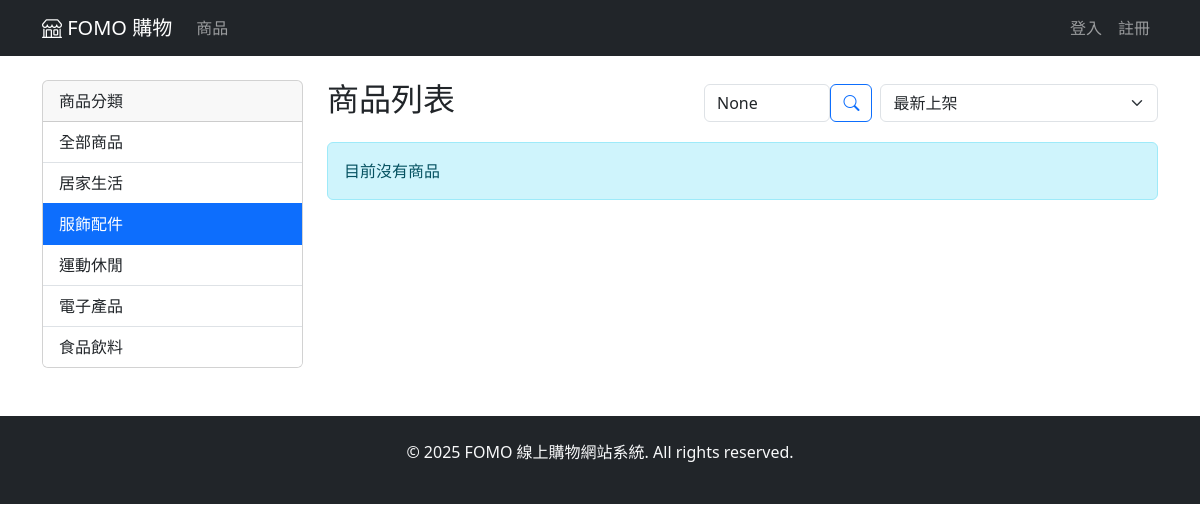
The app's page /customer/products/?category=2 with its own data.
### database/models.py (models this page shows, shortened)
class Category(models.Model):
    name = models.CharField(max_length=100, verbose_name="分類名稱")
    description = models.TextField(blank=True, verbose_name="分類描述")
    parent = models.ForeignKey('self', null=True, blank=True, on_delete=models.CASCADE, related_name='children', verbose_name="父分類")
    created_at = models.DateTimeField(auto_now_add=True, verbose_name="建立時間")
    updated_at = models.DateTimeField(auto_now=True, verbose_name="更新時間")
    class Meta:
        verbose_name = "商品分類"
        verbose_name_plural = "商品分類"
        ordering = ['name']

### customer/views.py (the view)
# urls.py: path('products/', views.product_list, name='product_list'),
def product_list(request):
    products = Product.objects.filter(status='active')
    category_id = request.GET.get('category')
    search_query = request.GET.get('search')
    sort_by = request.GET.get('sort', 'newest')
    if category_id:
        products = products.filter(category_id=category_id)
    if search_query:
        products = products.filter(
            Q(name__icontains=search_query) |
            Q(description__icontains=search_query)
        )
    if sort_by == 'price_low':
        products = products.order_by('price')
    elif sort_by == 'price_high':
        products = products.order_by('-price')
    elif sort_by == 'rating':
        products = products.annotate(avg_rating=Avg('reviews__rating')).order_by('-avg_rating')
    else:
        products = products.order_by('-created_at')
    paginator = Paginator(products, 12)
    page_number = request.GET.get('page')
    page_obj = paginator.get_page(page_number)
    categories = Category.objects.all()
    context = {
        'products': page_obj,
        'categories': categories,
        'current_category': category_id,
        'search_query': search_query,
        'sort_by': sort_by,
    }
    return render(request, 'customer/product_list.html', context)

### customer/templates/customer/product_list.html (shortened to what this page needs)
{% extends 'base_fomo.html' %}
{% block content %}
<div class="row">
    <div class="col-md-3">
        <div class="card">
            <div class="card-header">商品分類</div>
            <div class="list-group list-group-flush">
                <a href="{% url 'customer:product_list' %}" class="list-group-item list-group-item-action {% if not current_category %}active{% endif %}">
                    全部商品
                </a>
                {% for category in categories %}
                <a href="{% url 'customer:product_list' %}?category={{ category.id }}"
                   class="list-group-item list-group-item-action {% if current_category == category.id|stringformat:"s" %}active{% endif %}">
                    {{ category.name }}
                </a>
                {% endfor %}
            </div>
        </div>
    </div>
    <div class="col-md-9">
        <div class="d-flex justify-content-between align-items-center mb-3">
            <h2>商品列表</h2>
            <div class="d-flex gap-2">
                <form method="get" class="d-flex">
                    <input type="text" name="search" class="form-control" placeholder="搜尋商品..." value="{{ search_query }}">
                    <button type="submit" class="btn btn-outline-primary"><i class="bi bi-search"></i></button>
                </form>
                <select class="form-select" onchange="window.location.href='?sort='+this.value">
                    <option value="newest" {% if sort_by == 'newest' %}selected{% endif %}>最新上架</option>
                </select>
            </div>
        </div>
        <div class="row">
            {% for product in products %}
            <div class="col-md-4 mb-4">
                <div class="card h-100">
                    {% if product.image %}
                    <img src="{{ product.image.url }}" class="card-img-top" alt="{{ product.name }}" style="height: 200px; object-fit: cover;">
                    {% else %}
                    <div class="card-img-top bg-secondary d-flex align-items-center justify-content-center" style="height: 200px;">
                        <i class="bi bi-image text-white" style="font-size: 3rem;"></i>
                    </div>
                    {% endif %}
                    <div class="card-body d-flex flex-column">
                        <h5 class="card-title">{{ product.name }}</h5>
                        <p class="card-text text-muted">{{ product.description|truncatewords:20 }}</p>
                        <div class="mt-auto">
                            <div class="d-flex justify-content-between align-items-center mb-2">
                                <span class="h5 text-primary mb-0">NT$ {{ product.price }}</span>
                                {% if product.average_rating > 0 %}
                                <span class="text-warning">
                                    <i class="bi bi-star-fill"></i> {{ product.average_rating|floatformat:1 }}
                                </span>
                                {% endif %}
                            </div>
                            <div class="d-flex gap-2">
                                <a href="{% url 'customer:product_detail' product.pk %}" class="btn btn-primary flex-fill">查看詳情</a>
                                {% if user.is_authenticated %}
                                <form method="post" action="{% url 'customer:add_to_cart' product.pk %}" class="flex-fill">
                                    {% csrf_token %}
                                    <input type="hidden" name="quantity" value="1">
                                    <button type="submit" class="btn btn-outline-success w-100">
                                        <i class="bi bi-cart-plus"></i>
                                    </button>
                                </form>
                                {% endif %}
                            </div>
                        </div>
                    </div>
                </div>
            </div>
            {% empty %}
            <div class="col-12">
                <div class="alert alert-info">目前沒有商品</div>
            </div>
            {% endfor %}
        </div>
    </div>
</div>
{% endblock %}

### records on screen
Category: name "居家生活"
Category: name "服飾配件"
Category: name "運動休閒"
Category: name "電子產品"
Category: name "食品飲料"
